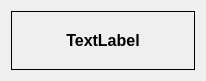
<?xml version="1.0" encoding="UTF-8"?>
<ui version="4.0">
 <class>MyForm</class>
 <widget class="QWidget" name="MyForm">
  <property name="geometry">
   <rect>
    <x>0</x>
    <y>0</y>
    <width>206</width>
    <height>81</height>
   </rect>
  </property>
  <property name="windowTitle">
   <string>Form</string>
  </property>
  <layout class="QHBoxLayout" name="horizontalLayout">
   <item>
    <widget class="QLabel" name="label">
     <property name="font">
      <font>
       <pointsize>12</pointsize>
       <bold>true</bold>
      </font>
     </property>
     <property name="frameShape">
      <enum>QFrame::Box</enum>
     </property>
     <property name="text">
      <string>TextLabel</string>
     </property>
     <property name="alignment">
      <set>Qt::AlignCenter</set>
     </property>
    </widget>
   </item>
  </layout>
 </widget>
 <resources/>
 <connections/>
</ui>
